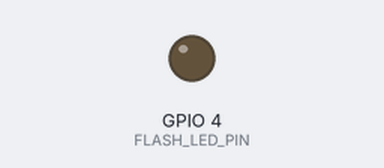
This sketch was run on a simulated ESP32. Parts: output pins drawn as LEDs (lit = HIGH). WiFi joins after 1.5 s; servers stay silent unless stated; the camera gives no picture; what the sketch prints to the serial monitor is not drawn.

Above: at 3.1 s.
Timing chart, 0 to 4.6 s (numbered marks = the images above):
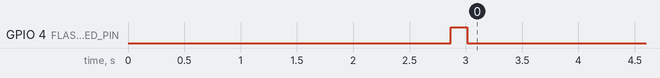

The sketch:

esp32_cam_test.ino
```cpp
/*
  ESP32-CAM quick test (AI-Thinker module)

  What it does:
    1. Initializes the camera and prints the result on Serial (115200).
    2. Captures a test frame and prints its size/resolution.
    3. Connects to WiFi and serves:
         http://<ip>/          -> simple page with a refresh button
         http://<ip>/capture   -> a fresh JPEG each request
    4. Blinks the onboard flash LED (GPIO 4) once when ready.

  Arduino IDE setup:
    - Board: "AI Thinker ESP32-CAM" (or "ESP32 Wrover Module")
    - Partition scheme: "Huge APP (3MB No OTA)"
    - Upload: hold/connect GPIO0 to GND while uploading, then remove it and press RESET.
*/

#include "esp_camera.h"
#include <WiFi.h>
#include <WebServer.h>

// ====== EDIT THESE ======
const char* WIFI_SSID = "B6.15 (1) Dekostel_5G";
const char* WIFI_PASS = "godbless";
// ========================

// AI-Thinker ESP32-CAM pin map
#define PWDN_GPIO_NUM     32
#define RESET_GPIO_NUM    -1
#define XCLK_GPIO_NUM      0
#define SIOD_GPIO_NUM     26
#define SIOC_GPIO_NUM     27
#define Y9_GPIO_NUM       35
#define Y8_GPIO_NUM       34
#define Y7_GPIO_NUM       39
#define Y6_GPIO_NUM       36
#define Y5_GPIO_NUM       21
#define Y4_GPIO_NUM       19
#define Y3_GPIO_NUM       18
#define Y2_GPIO_NUM        5
#define VSYNC_GPIO_NUM    25
#define HREF_GPIO_NUM     23
#define PCLK_GPIO_NUM     22

#define FLASH_LED_PIN      4

WebServer server(80);

bool initCamera() {
  camera_config_t config;
  config.ledc_channel = LEDC_CHANNEL_0;
  config.ledc_timer   = LEDC_TIMER_0;
  config.pin_d0 = Y2_GPIO_NUM;
  config.pin_d1 = Y3_GPIO_NUM;
  config.pin_d2 = Y4_GPIO_NUM;
  config.pin_d3 = Y5_GPIO_NUM;
  config.pin_d4 = Y6_GPIO_NUM;
  config.pin_d5 = Y7_GPIO_NUM;
  config.pin_d6 = Y8_GPIO_NUM;
  config.pin_d7 = Y9_GPIO_NUM;
  config.pin_xclk = XCLK_GPIO_NUM;
  config.pin_pclk = PCLK_GPIO_NUM;
  config.pin_vsync = VSYNC_GPIO_NUM;
  config.pin_href = HREF_GPIO_NUM;
  config.pin_sccb_sda = SIOD_GPIO_NUM;
  config.pin_sccb_scl = SIOC_GPIO_NUM;
  config.pin_pwdn = PWDN_GPIO_NUM;
  config.pin_reset = RESET_GPIO_NUM;
  config.xclk_freq_hz = 10000000;           // 10MHz is more tolerant than 20MHz
  config.pixel_format = PIXFORMAT_JPEG;
  config.grab_mode = CAMERA_GRAB_WHEN_EMPTY;

  if (psramFound()) {
    config.frame_size   = FRAMESIZE_SVGA;   // 800x600
    config.jpeg_quality = 12;               // lower = better quality
    config.fb_count     = 1;
    config.fb_location  = CAMERA_FB_IN_PSRAM;
    Serial.println("PSRAM found");
  } else {
    config.frame_size   = FRAMESIZE_QVGA;   // 320x240
    config.jpeg_quality = 15;
    config.fb_count     = 1;
    config.fb_location  = CAMERA_FB_IN_DRAM;
    Serial.println("No PSRAM - using small frame size");
  }

  esp_err_t err = esp_camera_init(&config);
  if (err != ESP_OK) {
    Serial.printf("Camera init FAILED, error 0x%x\n", err);
    return false;
  }

  sensor_t* s = esp_camera_sensor_get();
  if (s) {
    Serial.printf("Sensor PID: 0x%02x\n", s->id.PID);  // 0x26 = OV2640
  }
  Serial.println("Camera init OK");
  return true;
}

bool testCapture() {
  delay(500);  // let the sensor settle after init
  for (int attempt = 1; attempt <= 3; attempt++) {
    camera_fb_t* fb = esp_camera_fb_get();
    if (fb) {
      Serial.printf("Capture OK (try %d): %dx%d, %u bytes\n", attempt, fb->width, fb->height, (unsigned)fb->len);
      esp_camera_fb_return(fb);
      return true;
    }
    Serial.printf("Capture try %d failed\n", attempt);
    delay(300);
  }
  Serial.println("Capture FAILED. Check: GPIO0 jumper removed, 5V/500mA+ power, ribbon cable latched.");
  return false;
}

void handleRoot() {
  String html =
    "<!doctype html><html><head><meta name='viewport' content='width=device-width,initial-scale=1'>"
    "<title>ESP32-CAM Test</title></head><body style='font-family:sans-serif;text-align:center'>"
    "<h2>ESP32-CAM Test</h2>"
    "<img id='img' src='/capture' style='max-width:100%'><br><br>"
    "<button onclick=\"document.getElementById('img').src='/capture?t='+Date.now()\">Refresh</button>"
    "</body></html>";
  server.send(200, "text/html", html);
}

void handleCapture() {
  camera_fb_t* fb = esp_camera_fb_get();
  if (!fb) {
    server.send(500, "text/plain", "Capture failed");
    return;
  }
  server.sendHeader("Cache-Control", "no-store");
  server.setContentLength(fb->len);
  server.send(200, "image/jpeg", "");
  server.client().write((const char*)fb->buf, fb->len);
  esp_camera_fb_return(fb);
}

void setup() {
  Serial.begin(115200);
  delay(500);
  Serial.println("\n--- ESP32-CAM test ---");

  pinMode(FLASH_LED_PIN, OUTPUT);
  digitalWrite(FLASH_LED_PIN, LOW);

  if (!initCamera()) {
    Serial.println("Check: camera ribbon cable seated, power supply (5V, >=500mA), correct board selected.");
    return;
  }
  testCapture();

  WiFi.mode(WIFI_STA);
  WiFi.begin(WIFI_SSID, WIFI_PASS);
  Serial.print("Connecting to WiFi");
  unsigned long start = millis();
  while (WiFi.status() != WL_CONNECTED && millis() - start < 20000) {
    delay(500);
    Serial.print(".");
  }
  Serial.println();

  if (WiFi.status() != WL_CONNECTED) {
    Serial.println("WiFi FAILED - camera test still passed above.");
    return;
  }

  Serial.print("WiFi OK. Open: http://");
  Serial.println(WiFi.localIP());

  server.on("/", handleRoot);
  server.on("/capture", handleCapture);
  server.begin();

  // Blink flash LED once = ready
  digitalWrite(FLASH_LED_PIN, HIGH);
  delay(150);
  digitalWrite(FLASH_LED_PIN, LOW);
}

void loop() {
  server.handleClient();
}
```
